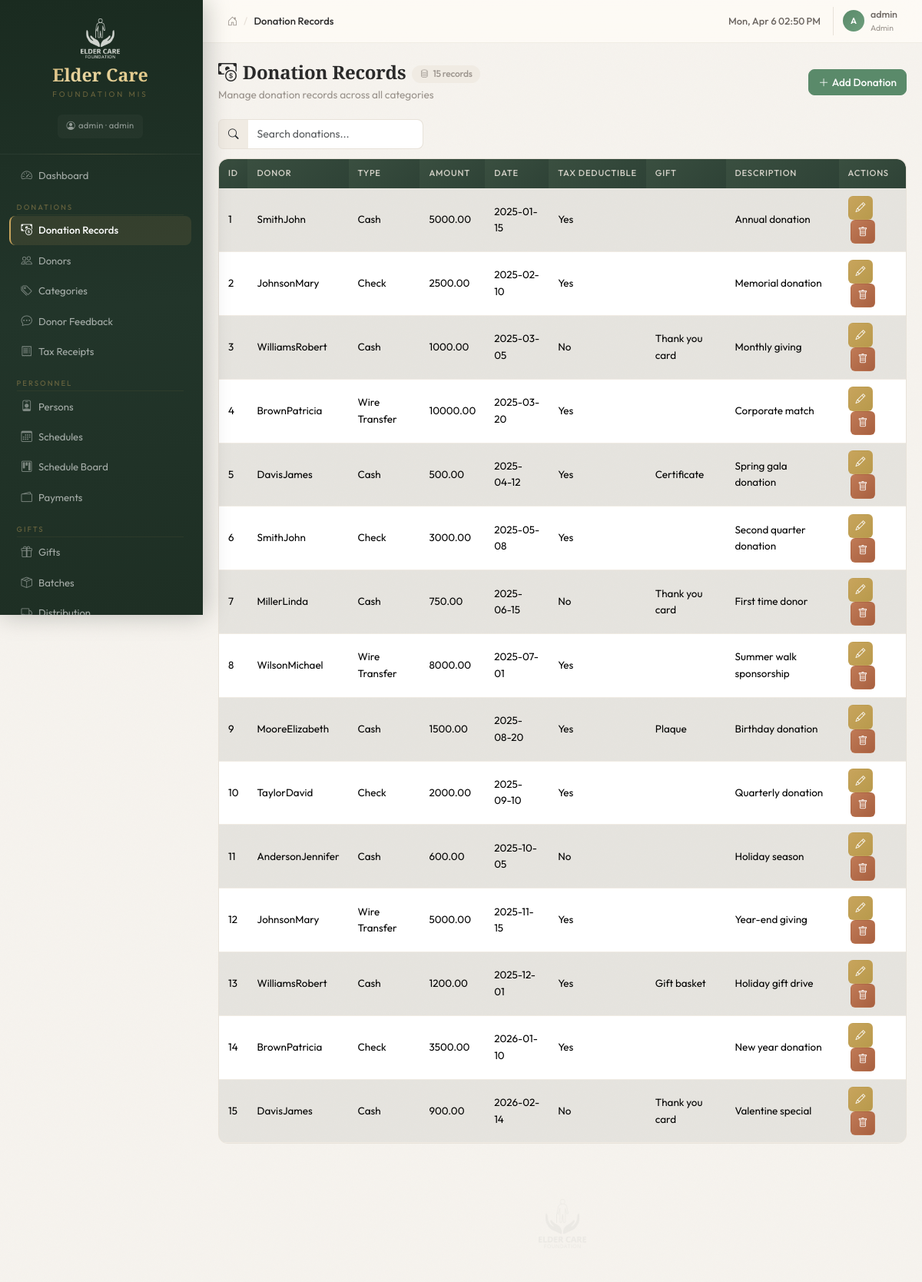
The app's page /donations (signed in) with its own data.
### tables this page shows
CREATE TABLE "User" (
	"user_id"	INTEGER,
	"user_name"	TEXT,
	"password"	TEXT,
	"email"	TEXT,
	"is_active"	INTEGER,
	"created_date"	NUMERIC,
	"updated_date"	NUMERIC, role TEXT DEFAULT "viewer",
	PRIMARY KEY("user_id")
);

CREATE TABLE "donations" (
	"donation_id"	INTEGER,
	"donor_id"	INTEGER,
	"donation_type"	TEXT,
	"amount"	REAL,
	"donation_date"	NUMERIC,
	"is_tax_deductible"	INTEGER,
	"gift_given"	TEXT,
	"description"	TEXT,
	"created_date"	NUMERIC,
	PRIMARY KEY("donation_id"),
	FOREIGN KEY("donation_type") REFERENCES "",
	FOREIGN KEY("donor_id") REFERENCES "donors"("donor_id")
);

CREATE TABLE "donors" (
	"donor_id"	INTEGER,
	"first_name"	TEXT,
	"last_name"	TEXT,
	"email"	TEXT,
	"age"	INTEGER,
	"gender"	TEXT,
	"location"	TEXT,
	"created_date"	NUMERIC,
	PRIMARY KEY("donor_id")
);

### blueprints/donations.py (the view)
@donations_bp.route('/donations')
@login_required
@role_required('finance')
def donations_list():
    rows = query_db(
        'SELECT d.*, dn.first_name, dn.last_name '
        'FROM donations d LEFT JOIN donors dn ON d.donor_id = dn.donor_id '
        'ORDER BY d.donation_id ASC'
    )
    donors = query_db('SELECT donor_id, first_name, last_name FROM donors ORDER BY last_name')
    return render_template('donations/donations.html', donations=rows, donors=donors)

### blueprints/auth.py (called while the page is built)
def role_required(*roles):
    def decorator(f):
        @wraps(f)
        def wrapped(*args, **kwargs):
            if not current_user.has_role(*roles):
                flash('Insufficient permissions to access this page', 'warning')
                return redirect(url_for('dashboard.index'))
            return f(*args, **kwargs)
        return wrapped
    return decorator

    @property
    def is_admin(self):
        return self.role == 'admin'

    def has_role(self, *roles):
        return self.role in roles or self.role == 'admin'

### db.py (called while the page is built)
def get_db():
    if 'db' not in g:
        g.db = sqlite3.connect(current_app.config['DATABASE'])
        g.db.row_factory = sqlite3.Row
        g.db.execute('PRAGMA foreign_keys = ON')
    return g.db

def query_db(sql, args=(), one=False):
    cur = get_db().execute(sql, args)
    rv = cur.fetchall()
    cur.close()
    return (rv[0] if rv else None) if one else rv

### templates/donations/donations.html (shortened to what this page needs)
{% extends "base.html" %}
{% block breadcrumb %}Donation Records{% endblock %}
{% block content %}
<div class="page-header">
  <div>
    <h4 class="mb-1"><i class="bi bi-cash-coin me-2"></i>Donation Records<span class="record-count"><i class="bi bi-database"></i>{{ donations|length }} records</span></h4>
    <p class="page-subtitle">Manage donation records across all categories</p>
  </div>
  <button class="btn btn-primary" onclick="openAddModal()"><i class="bi bi-plus-lg me-1"></i>Add Donation</button>
</div>
<div class="table-info-bar">
  <div class="table-search">
    <div class="input-group" style="max-width:320px;">
      <span class="input-group-text"><i class="bi bi-search"></i></span>
      <input type="text" class="form-control" placeholder="Search donations..." id="tableSearch">
    </div>
  </div>
</div>
{% if donations %}
<div class="table-responsive">
  <table class="table table-striped table-hover">
    <thead class="table-header">
      <tr>
        <th>ID</th><th>Donor</th><th>Type</th><th>Amount</th><th>Date</th>
        <th>Tax Deductible</th><th>Gift</th><th>Description</th><th>Actions</th>
      </tr>
    </thead>
    <tbody>
      {% for d in donations %}
      <tr>
        <td>{{ d.donation_id }}</td>
        <td>{{ d.last_name }}{{ d.first_name }}</td>
        <td>{{ d.donation_type }}</td>
        <td>{{ "%.2f"|format(d.amount) }}</td>
        <td>{{ d.donation_date }}</td>
        <td>{{ "Yes" if d.is_tax_deductible else "No" }}</td>
        <td>{{ d.gift_given }}</td>
        <td>{{ d.description }}</td>
        <td>
          <button class="btn btn-sm btn-warning" aria-label="Edit" data-bs-toggle="tooltip" title="Edit" onclick="openEditModal({{ d.donation_id }}, {{ d.donor_id }}, '{{ d.donation_type }}', {{ d.amount }}, '{{ d.donation_date }}', {{ d.is_tax_deductible }}, '{{ d.gift_given }}', '{{ d.description }}')"><i class="bi bi-pencil"></i></button>
          <button class="btn btn-sm btn-danger" aria-label="Delete" data-bs-toggle="tooltip" title="Delete" onclick="confirmDelete('{{ url_for('donations.donations_delete', id=d.donation_id) }}', 'Donation #{{ d.donation_id }}')"><i class="bi bi-trash"></i></button>
        </td>
      </tr>
      {% endfor %}
    </tbody>
  </table>
</div>
{% else %}
<div class="empty-state">
  <i class="bi bi-inbox"></i>
  <h6>No donation records found</h6>
  <p>Click "Add Donation" to create your first entry.</p>
</div>
{% endif %}
{% endblock %}

### templates/base.html (shortened to what this page needs)
<!DOCTYPE html>
<html lang="en">
<head>
  <link href="https://cdn.jsdelivr.net/npm/bootstrap@5.3.3/dist/css/bootstrap.min.css" rel="stylesheet">
  <link href="https://cdn.jsdelivr.net/npm/bootstrap-icons@1.11.3/font/bootstrap-icons.min.css" rel="stylesheet">
  <link href="{{ url_for('static', filename='css/style.css') }}" rel="stylesheet">
</head>
<body>
{% if current_user.is_authenticated %}
<div class="d-flex" id="wrapper">
  <div id="sidebar">
    <div class="sidebar-brand">
      <div class="text-center">
        <img src="{{ url_for('static', filename='img/logo.png') }}" alt="Logo" class="sidebar-logo mb-2">
        <div class="sidebar-title">Elder Care</div>
        <div class="sidebar-subtitle">Foundation MIS</div>
      </div>
      <div class="text-center mt-2">
        <span class="sidebar-user"><i class="bi bi-person-circle me-1"></i>{{ current_user.user_name }} &middot; {{ current_user.role }}</span>
      </div>
    </div>
    <nav class="nav flex-column px-2 py-2" aria-label="Main navigation">
      <a class="nav-link" href="{{ url_for('dashboard.index') }}"><i class="bi bi-speedometer2 me-2"></i>Dashboard</a>
      {% if current_user.has_role('finance') %}
      <div class="section-label">Donations</div>
      <a class="nav-link" href="{{ url_for('donations.donations_list') }}"><i class="bi bi-cash-coin me-2"></i>Donation Records</a>
      <a class="nav-link" href="{{ url_for('donations.donors_list') }}"><i class="bi bi-people me-2"></i>Donors</a>
      <a class="nav-link" href="{{ url_for('donations.categories_list') }}"><i class="bi bi-tags me-2"></i>Categories</a>
      <a class="nav-link" href="{{ url_for('donations.feedback_list') }}"><i class="bi bi-chat-dots me-2"></i>Donor Feedback</a>
      <a class="nav-link" href="{{ url_for('donations.receipts_list') }}"><i class="bi bi-receipt me-2"></i>Tax Receipts</a>
      {% endif %}
      {% if current_user.has_role('event_coordinator') %}
      <div class="section-label">Personnel</div>
      <a class="nav-link" href="{{ url_for('personnel.persons_list') }}"><i class="bi bi-person-badge me-2"></i>Persons</a>
      <a class="nav-link" href="{{ url_for('personnel.schedules_list') }}"><i class="bi bi-calendar3 me-2"></i>Schedules</a>
      <a class="nav-link" href="{{ url_for('personnel.schedule_board') }}"><i class="bi bi-kanban me-2"></i>Schedule Board</a>
      <a class="nav-link" href="{{ url_for('personnel.payments_list') }}"><i class="bi bi-wallet2 me-2"></i>Payments</a>
      <div class="section-label">Gifts</div>
      <a class="nav-link" href="{{ url_for('gifts.gifts_list') }}"><i class="bi bi-gift me-2"></i>Gifts</a>
      <a class="nav-link" href="{{ url_for('gifts.batches_list') }}"><i class="bi bi-box-seam me-2"></i>Batches</a>
      <a class="nav-link" href="{{ url_for('gifts.distribution_list') }}"><i class="bi bi-truck me-2"></i>Distribution</a>
      {% endif %}
    </nav>
  </div>
  <div class="flex-grow-1 d-flex flex-column" style="min-width:0;">
    <div class="topbar">
      <nav aria-label="breadcrumb">
        <ol class="breadcrumb">
          <li class="breadcrumb-item"><a href="{{ url_for('dashboard.index') }}"><i class="bi bi-house-door"></i></a></li>
          <li class="breadcrumb-item active">{% block breadcrumb %}Dashboard{% endblock %}</li>
        </ol>
      </nav>
      <div class="topbar-right">
        <span class="topbar-time" id="topbarTime"></span>
        <div class="topbar-user">
          <div class="topbar-user-avatar">{{ current_user.user_name[0]|upper }}</div>
          <div>
            <div class="topbar-user-name">{{ current_user.user_name }}</div>
            <div class="topbar-user-role">{{ current_user.role }}</div>
          </div>
        </div>
      </div>
    </div>
    <div class="content-area flex-grow-1" id="main-content" role="main">
      {% block content %}{% endblock %}
      <div class="watermark-footer">
        <img src="{{ url_for('static', filename='img/logo.png') }}" alt="Elder Care Foundation">
      </div>
    </div>
  </div>
</div>
{% endif %}
</body>
</html>

### records on screen
User: user_name "admin", role "admin", user_name "A", role "Admin"
donations: donation_id "1", last_name "Smith", first_name "John", donation_type "Cash", amount "5000.00", donation_date "2025-01-15", is_tax_deductible "Yes", description "Annual donation"
donations: donation_id "2", last_name "Johnson", first_name "Mary", donation_type "Check", amount "2500.00", donation_date "2025-02-10", is_tax_deductible "Yes", description "Memorial donation"
donations: donation_id "3", last_name "Williams", first_name "Robert", donation_type "Cash", amount "1000.00", donation_date "2025-03-05", is_tax_deductible "No", gift_given "Thank you card", description "Monthly giving"
donations: donation_id "4", last_name "Brown", first_name "Patricia", donation_type "Wire Transfer", amount "10000.00", donation_date "2025-03-20", is_tax_deductible "Yes", description "Corporate match"
donations: donation_id "5", last_name "Davis", first_name "James", donation_type "Cash", amount "500.00", donation_date "2025-04-12", is_tax_deductible "Yes", gift_given "Certificate", description "Spring gala donation"
donations: donation_id "6", last_name "Smith", first_name "John", donation_type "Check", amount "3000.00", donation_date "2025-05-08", is_tax_deductible "Yes", description "Second quarter donation"
donations: donation_id "7", last_name "Miller", first_name "Linda", donation_type "Cash", amount "750.00", donation_date "2025-06-15", is_tax_deductible "No", gift_given "Thank you card", description "First time donor"
donations: donation_id "8", last_name "Wilson", first_name "Michael", donation_type "Wire Transfer", amount "8000.00", donation_date "2025-07-01", is_tax_deductible "Yes", description "Summer walk sponsorship"
donations: donation_id "9", last_name "Moore", first_name "Elizabeth", donation_type "Cash", amount "1500.00", donation_date "2025-08-20", is_tax_deductible "Yes", gift_given "Plaque", description "Birthday donation"
donations: donation_id "10", last_name "Taylor", first_name "David", donation_type "Check", amount "2000.00", donation_date "2025-09-10", is_tax_deductible "Yes", description "Quarterly donation"
donations: donation_id "11", last_name "Anderson", first_name "Jennifer", donation_type "Cash", amount "600.00", donation_date "2025-10-05", is_tax_deductible "No", description "Holiday season"
donations: donation_id "12", last_name "Johnson", first_name "Mary", donation_type "Wire Transfer", amount "5000.00", donation_date "2025-11-15", is_tax_deductible "Yes", description "Year-end giving"
donations: donation_id "13", last_name "Williams", first_name "Robert", donation_type "Cash", amount "1200.00", donation_date "2025-12-01", is_tax_deductible "Yes", gift_given "Gift basket", description "Holiday gift drive"
donations: donation_id "14", last_name "Brown", first_name "Patricia", donation_type "Check", amount "3500.00", donation_date "2026-01-10", is_tax_deductible "Yes", description "New year donation"
donations: donation_id "15", last_name "Davis", first_name "James", donation_type "Cash", amount "900.00", donation_date "2026-02-14", is_tax_deductible "No", gift_given "Thank you card", description "Valentine special"

### other values on screen
{{ donations|length }} "15"
